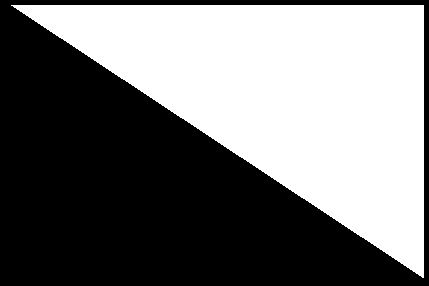
#> input picture DIVP/Images/hist1.bmp, 429 x 286 px, found by its file name
$ python practice2.py
#> lines starting #> are read from the running program, lines starting #| are printed output that depends on the picture; after the words box and inside, x2 and y2 are one past the last pixel; in counts of white or black regions, pixels touching at a corner belong together
import cv2
import numpy as np
from matplotlib import pyplot as plt

img1 = cv2.imread('Images/hist1.bmp',0)
#> img1: shape (286, 429); 46.1% white; 1 white region, box (x1, y1, x2, y2) and area: (11, 5, 424, 278) 56570
plt.hist(img1.ravel(),256,[0,256])
plt.show()
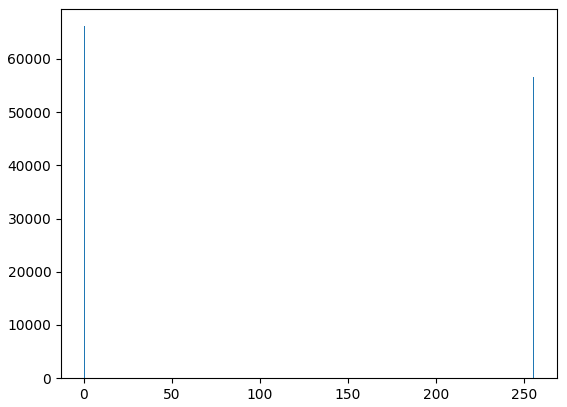
#> figure drawn by matplotlib, 1 panel; tallest bar 66124 high, from x = 0 to 1

img2 = cv2.imread('Images/hist2.bmp',0)
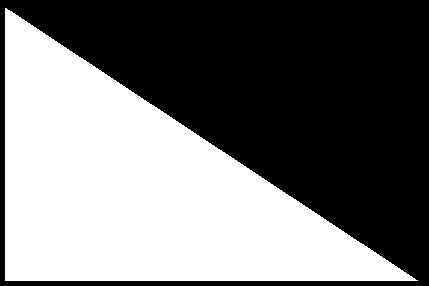
#> input picture DIVP/Images/hist2.bmp, 429 x 286 px, found by its file name
#> img2: shape (286, 429); 46.2% white; 1 white region, box (x1, y1, x2, y2) and area: (5, 8, 418, 281) 56632
plt.hist(img2.ravel(),256,[0,256])
plt.show()
#> figure, not shown here; tallest bar 66062 high, from x = 0 to 1
